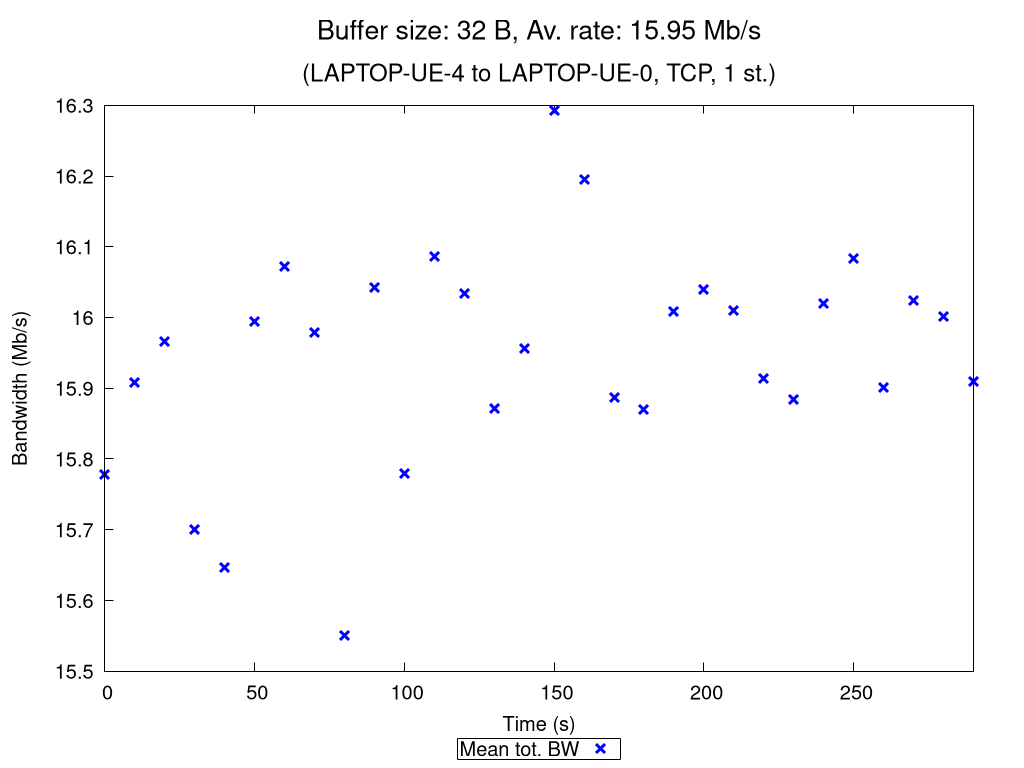

This figure's gnuplot source:
set terminal pngcairo nocrop enhanced size 1024,768 font "Verdana,15"
set output "TCP_1_st_2020_10_12_23-57-45_two2one_00032B.png"

set title "{/=20 Buffer size: 32 B, Av. rate: 15.95 Mb/s}\n\n{/=18 (LAPTOP-UE-4 to LAPTOP-UE-0, TCP, 1 st.)}"

set xlabel "Time (s)"
set ylabel "Bandwidth (Mb/s)"
set ytics nomirror
set key bmargin center horizontal box samplen 1 width -1
set bmargin 4.6
set rmargin 4.5

rf = 1000000.0  # rate factor
set style fill transparent solid 0.2 noborder
set autoscale xfix
plot "TCP_1_st_2020_10_12_23-57-45_two2one_00032B_iperf_processed.dat" using 1:($2/rf-$3/rf):($2/rf+$3/rf) with filledcurves lc rgb "blue" notitle, \
     "" using 1:($2/rf) with points pt 2 ps 1.5 lw 3 lc rgb "blue" title "Mean tot. BW", \
